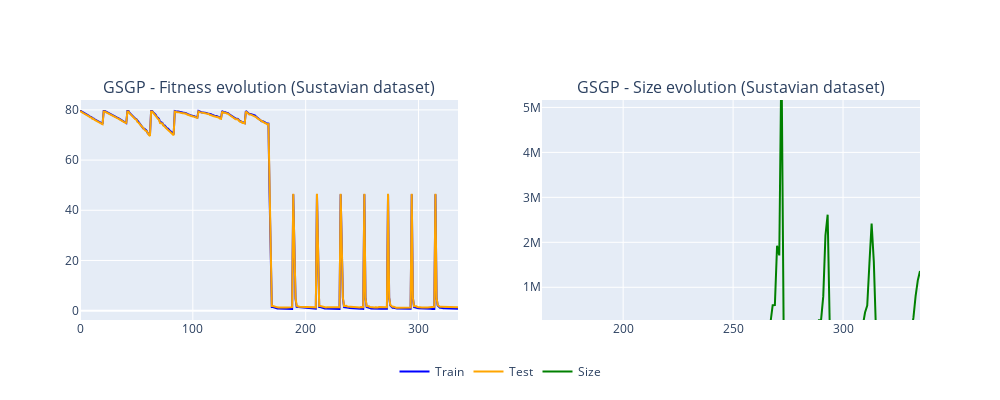

Notebook cell for this chart:
### Markdown cell above
<a id="subchapter_7_3_3"></a>
#### Fitness vs Size Evolution

### Code cell
# General graph
fig = make_subplots(
    rows=1, cols=2,
    subplot_titles=('GSGP - Fitness evolution ('+DATASET_NAME+' dataset)', 'GSGP - Size evolution ('+DATASET_NAME+' dataset)')
)

fig.add_trace(go.Scatter(y=pd.read_csv(LOG_PATH, header=None).iloc[:,5].values, 
                         mode='lines', name='Train', line=dict(color=train_color)), row=1, col=1)
fig.add_trace(go.Scatter(y=pd.read_csv(LOG_PATH, header=None).iloc[:,8].values, 
                         mode='lines', name='Test', line=dict(color=test_color)), row=1, col=1)
fig.add_trace(go.Scatter(y=pd.read_csv(LOG_PATH, header=None).iloc[:,9].values, 
                         mode='lines', name='Size',line=dict(color=size_color)), row=1, col=2)
fig.update_layout(
    width=1000,
    height=400, 
    showlegend=True,
    yaxis_range=[0,None],
    legend=dict(
        orientation='h',
        yanchor='bottom',
        y=-0.3,
        xanchor='center',
        x=0.5
    )
)
fig.show()

### Figure 1 — Plotly figure (JSON) as saved in the notebook; plotly's stock layout.template omitted (floating-point values rounded to 4 significant figures; data arrays with more than 128 entries replaced by an {"elided": "..."} marker saying what was removed)
{"data": [{"line": {"color": "blue"}, "mode": "lines", "name": "Train", "type": "scatter", "xaxis": "x", "y": {"elided": "336 float values"}, "yaxis": "y"}, {"line": {"color": "orange"}, "mode": "lines", "name": "Test", "type": "scatter", "xaxis": "x", "y": {"elided": "336 float values"}, "yaxis": "y"}, {"line": {"color": "green"}, "mode": "lines", "name": "Size", "type": "scatter", "xaxis": "x2", "y": {"elided": "336 int values"}, "yaxis": "y2"}], "layout": {"annotations": [{"font": {"size": 16}, "showarrow": false, "text": "GSGP - Fitness evolution (Sustavian dataset)", "x": 0.225, "xanchor": "center", "xref": "paper", "y": 1, "yanchor": "bottom", "yref": "paper"}, {"font": {"size": 16}, "showarrow": false, "text": "GSGP - Size evolution (Sustavian dataset)", "x": 0.775, "xanchor": "center", "xref": "paper", "y": 1, "yanchor": "bottom", "yref": "paper"}], "height": 400, "legend": {"orientation": "h", "x": 0.5, "xanchor": "center", "y": -0.3, "yanchor": "bottom"}, "showlegend": true, "width": 1000, "xaxis": {"anchor": "y", "autorange": true, "domain": [0, 0.45], "range": [0, 335]}, "xaxis2": {"anchor": "y2", "autorange": false, "domain": [0.55, 1], "range": [163.1, 335]}, "yaxis": {"anchor": "x", "autorange": true, "domain": [0, 1], "range": [-3.719, 83.94], "type": "linear"}, "yaxis2": {"anchor": "x2", "autorange": false, "domain": [0, 1], "range": [272600.0, 5165000.0], "type": "linear"}}}
